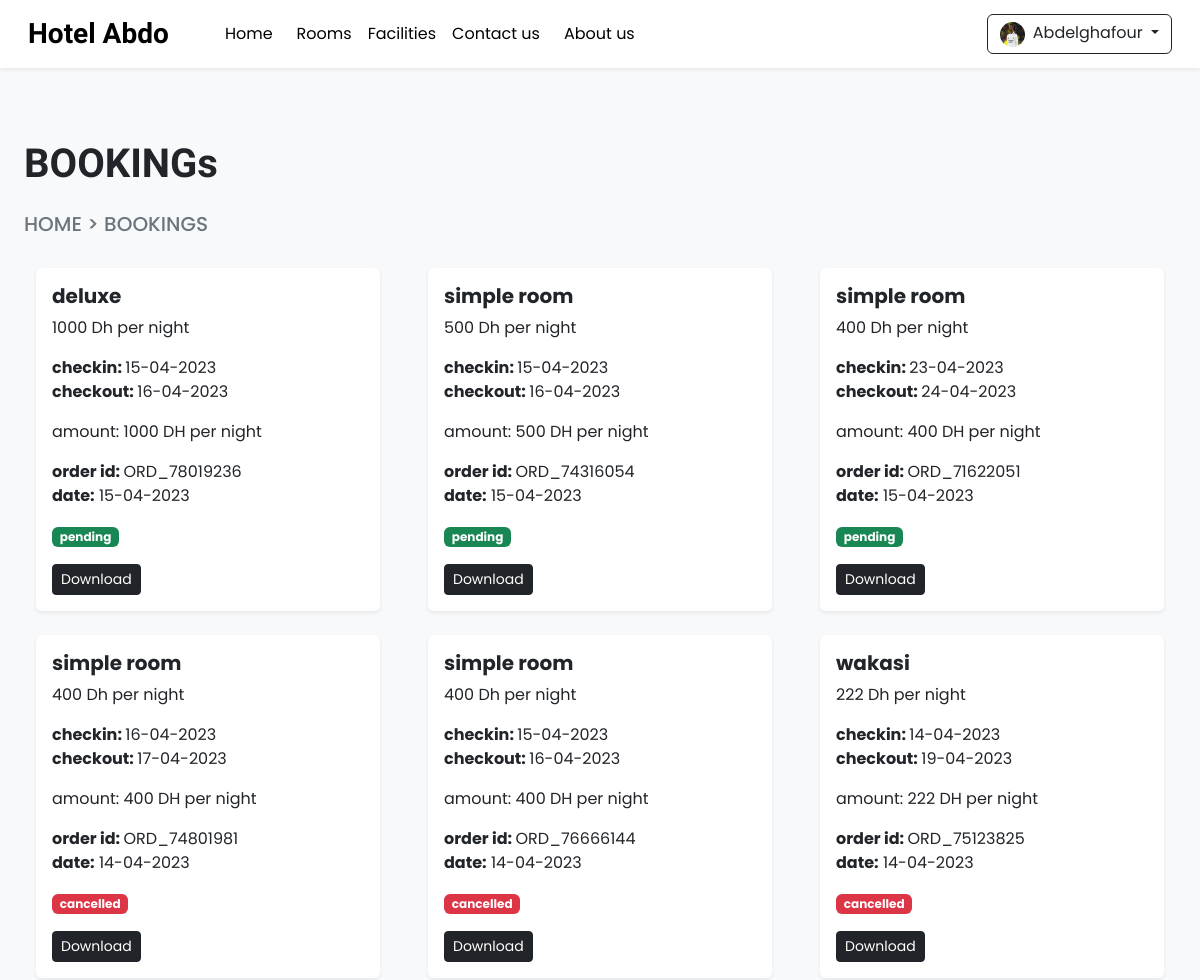
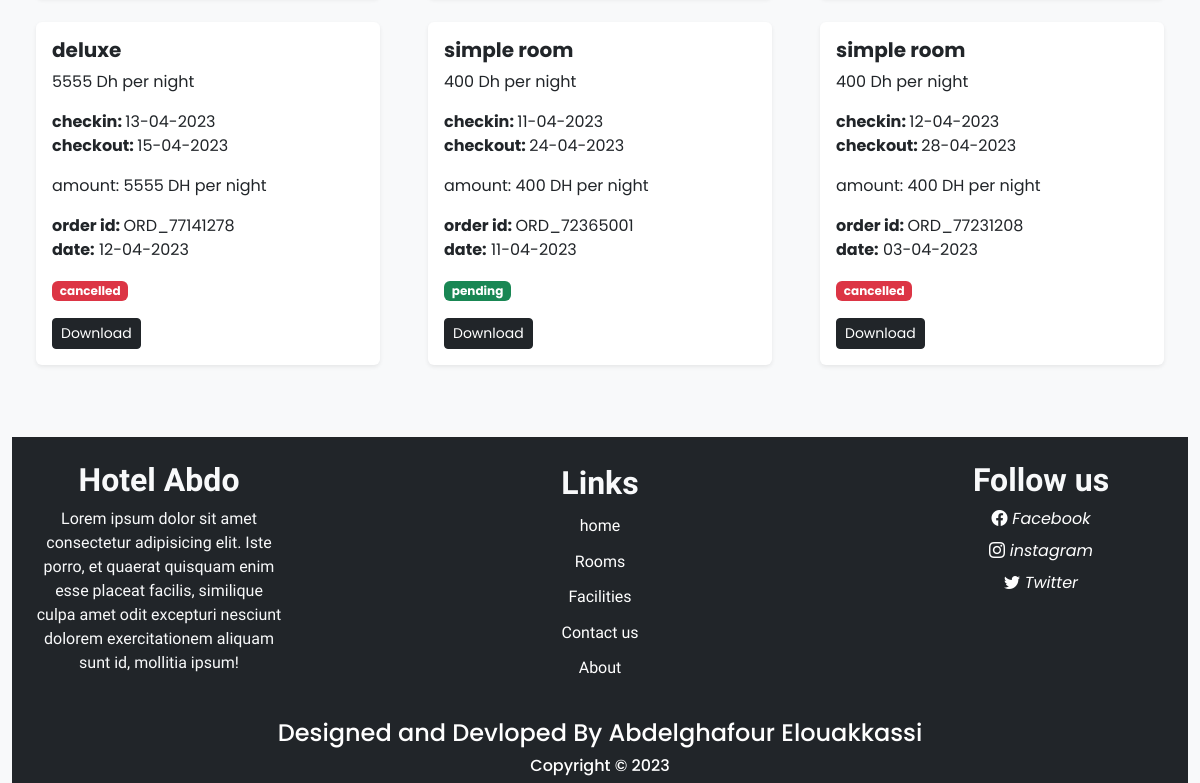
/bookings.php (signed in), run on the app's committed database (2 pictures, top to bottom).
### tables this page shows
CREATE TABLE `booking_details` (
  `sr_no` int(11) NOT NULL,
  `booking_id` int(11) NOT NULL,
  `room_name` varchar(150) NOT NULL,
  `price` int(11) NOT NULL,
  `total_pay` int(11) NOT NULL,
  `room_no` int(11) DEFAULT NULL,
  `user_name` varchar(150) NOT NULL,
  `phonenum` varchar(150) NOT NULL,
  `adresse` varchar(150) NOT NULL
);

CREATE TABLE `booking_order` (
  `booking_id` int(11) NOT NULL,
  `user_id` int(11) NOT NULL,
  `room_id` int(11) NOT NULL,
  `check_in` date NOT NULL,
  `check_out` date NOT NULL,
  `arrival` int(11) NOT NULL DEFAULT 0,
  `refund` int(11) DEFAULT NULL,
  `booking_status` varchar(150) NOT NULL DEFAULT 'pending',
  `order_id` varchar(150) NOT NULL,
  `trans_id` varchar(200) DEFAULT NULL,
  `trans_amount` int(11) NOT NULL,
  `trans_status` varchar(150) NOT NULL DEFAULT 'pending',
  `trans_resp_msg` varchar(200) DEFAULT NULL,
  `datentime` datetime NOT NULL DEFAULT current_timestamp()
);

### Admin/inc/db_config.php (called while the page is built, shortened)
<?php
function select($sql,$values,$datatypes)
{
   $con=$GLOBALS['con'];
   if($stmt=mysqli_prepare($con,$sql)){
      mysqli_stmt_bind_param($stmt,$datatypes,...$values);
      if(mysqli_stmt_execute($stmt)){
         $res=mysqli_stmt_get_result($stmt);
         return $res;
      }
      else{
         mysqli_stmt_close($stmt);
         die("Query cannot be executed - Select");
      }
   }
   else
   {
      die("Query cannot be prepared - Select");
   }
}
?>

### bookings.php (the view, shortened to what this page needs)
<!DOCTYPE html>
<html lang="en">
<head>
    <?php require('inc/links.php') ?>
</head>
<body class="bg-light">
    <?php require('inc/header.php');
    ?>
        <div class="container-fluid">
            <div class="row ">
                <div class="fs-5 mb-4">
                    <h2 class="mt-5 pt-4 mb-4 fw-bold h-font fs-1">BOOKINGs<h2>
                    <div class="fs-5">
                        <a href="index.php" class="text-secondary text-decoration-none ">HOME</a>
                        <span class="text-secondary"> > </span>
                        <a href="#" class="text-decoration-none text-secondary">BOOKINGS</a>
                    </div>
                </div>
             <?php
                $query="SELECT bo.*, bd.* FROM  `booking_order` bo
                INNER JOIN `booking_details` bd ON bo.booking_id = bd.booking_id
                WHERE (bo.booking_status ='pending')
                OR (bo.booking_status ='cancelled')
                AND (bo.user_id=?)
                ORDER BY bo.booking_id DESC ";
                $result=select($query,[$_SESSION['uid']],'i');
                while($data =mysqli_fetch_assoc($result))
                {
                   $date= date("d-m-Y",strtotime($data['datentime']));
                   $checkin= date("d-m-Y",strtotime($data['check_in']));
                   $checkout= date("d-m-Y",strtotime($data['check_out']));
                   $status_bg="";
                   $btn="";
                   if($data['booking_status']=='pending')
                   {
                    $status_bg='bg-success';
                        if($data['arrival']==1){
                            $btn= "<a href='generate_pdf.php?gen_pdf&id=$data[booking_id]' class='btn btn-dark btn-sm shadow-none'>
                            Download</a>";
                        }
                        else{
                            $btn="<button type='button' onclick='cancel_booking($data[booking_id])' class='btn btn-outline-dark btn-sm fw-bold '>
                            Cancel
                            </button>";
                        }
                   }
                   else if($data['booking_status']=='cancelled')
                   {
                       $status_bg='bg-danger';
                        if($data['refund']==0){
                            $btn= "<span class='badge-primary-'>Refund in process !</span>";
                        }
                        else{
                            $btn= "<a href='generate_pdf.php?gen_pdf&id=$data[booking_id]' class='btn btn-dark btn-sm shadow-none'>
                            Download</a>
                            ";
                        }
                    }
                   else
                   {
                        $status_bg='bg-warning';
                        $btn= "<a href='generate_pdf.php?gen_pdf&id=$data[booking_id]' class='btn btn-dark btn-sm shadow-none'>
                        Download</a>";
                    }
                    echo<<<bookings
                      <div class='col-md-4 px-4 mb-4'>
                        <div class='bg-white p-3 rounded shadow-sm'>
                            <h5 class='fw-bold'>$data[room_name]</h5>
                            <p>
                                $data[price] Dh per night</p>
                                <p><b>checkin: </b>$checkin<br>
                                <b>checkout: </b>$checkout<br>
                            </p>
                            <p>
                               amount: $data[price] DH per night</p>
                                <p><b>order id: </b>$data[order_id]<br>
                                <b>date:</b> $date
                            </p>
                            <p>
                              <span class='badge $status_bg'>$data[booking_status]</span>
                            </p>
                            $btn
                         </div>
                      </div>
                    bookings;
                }
             ?>
            </div>
        </div>
    <?php require('inc/footer.php') ?>
</body>
</html>

### css/style.css (style rules this page uses)
* { font-family: 'Poppins', sans-serif; }
.h-font { font-family: 'Merienda', cursive; }

### data on the page
booking_details: room_name "deluxe", price "1000", booking.check_in "15-04-2023", booking.check_out "16-04-2023", booking.order_id "ORD_78019236", booking.datentime "15-04-2023", booking.booking_status "pending"
booking_details: room_name "simple room", price "500", booking.check_in "15-04-2023", booking.check_out "16-04-2023", booking.order_id "ORD_74316054", booking.datentime "15-04-2023", booking.booking_status "pending"
booking_details: room_name "simple room", price "400", booking.check_in "23-04-2023", booking.check_out "24-04-2023", booking.order_id "ORD_71622051", booking.datentime "15-04-2023", booking.booking_status "pending"
booking_details: room_name "simple room", price "400", booking.check_in "16-04-2023", booking.check_out "17-04-2023", booking.order_id "ORD_74801981", booking.datentime "14-04-2023", booking.booking_status "cancelled"
booking_details: room_name "simple room", price "400", booking.check_in "15-04-2023", booking.check_out "16-04-2023", booking.order_id "ORD_76666144", booking.datentime "14-04-2023", booking.booking_status "cancelled"
booking_details: room_name "wakasi", price "222", booking.check_in "14-04-2023", booking.check_out "19-04-2023", booking.order_id "ORD_75123825", booking.datentime "14-04-2023", booking.booking_status "cancelled"
booking_details: room_name "deluxe", price "5555", booking.check_in "13-04-2023", booking.check_out "15-04-2023", booking.order_id "ORD_77141278", booking.datentime "12-04-2023", booking.booking_status "cancelled"
booking_details: room_name "simple room", price "400", booking.check_in "11-04-2023", booking.check_out "24-04-2023", booking.order_id "ORD_72365001", booking.datentime "11-04-2023", booking.booking_status "pending"
booking_details: room_name "simple room", price "400", booking.check_in "12-04-2023", booking.check_out "28-04-2023", booking.order_id "ORD_77231208", booking.datentime "03-04-2023", booking.booking_status "cancelled"

### other printed values
$_SESSION[uname] "Abdelghafour"
